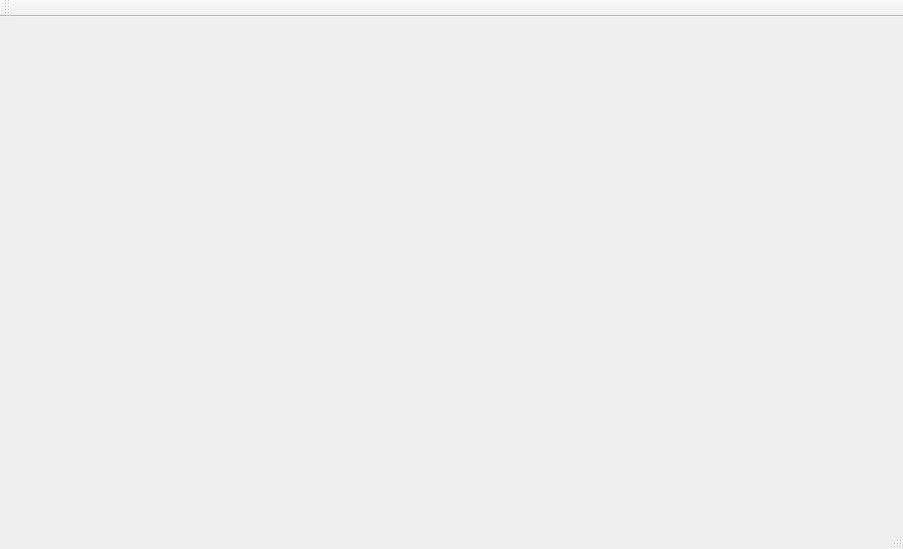
<?xml version="1.0" encoding="UTF-8"?>
<ui version="4.0">
 <class>MainWindow</class>
 <widget class="QMainWindow" name="MainWindow">
  <property name="geometry">
   <rect>
    <x>0</x>
    <y>0</y>
    <width>903</width>
    <height>549</height>
   </rect>
  </property>
  <property name="windowTitle">
   <string>MainWindow</string>
  </property>
  <widget class="QWidget" name="centralWidget">
   <widget class="QLabel" name="videoLabel">
    <property name="enabled">
     <bool>true</bool>
    </property>
    <property name="geometry">
     <rect>
      <x>0</x>
      <y>0</y>
      <width>640</width>
      <height>480</height>
     </rect>
    </property>
    <property name="text">
     <string/>
    </property>
   </widget>
   <widget class="QWidget" name="gridLayoutWidget">
    <property name="geometry">
     <rect>
      <x>640</x>
      <y>0</y>
      <width>261</width>
      <height>481</height>
     </rect>
    </property>
    <layout class="QGridLayout" name="rightGridLayout"/>
   </widget>
  </widget>
  <widget class="QMenuBar" name="menuBar">
   <property name="geometry">
    <rect>
     <x>0</x>
     <y>0</y>
     <width>903</width>
     <height>26</height>
    </rect>
   </property>
  </widget>
  <widget class="QToolBar" name="mainToolBar">
   <attribute name="toolBarArea">
    <enum>TopToolBarArea</enum>
   </attribute>
   <attribute name="toolBarBreak">
    <bool>false</bool>
   </attribute>
  </widget>
  <widget class="QStatusBar" name="statusBar"/>
  <action name="action123">
   <property name="text">
    <string>123</string>
   </property>
  </action>
  <action name="action123_2">
   <property name="text">
    <string>123</string>
   </property>
  </action>
 </widget>
 <layoutdefault spacing="6" margin="11"/>
 <resources/>
 <connections/>
</ui>
